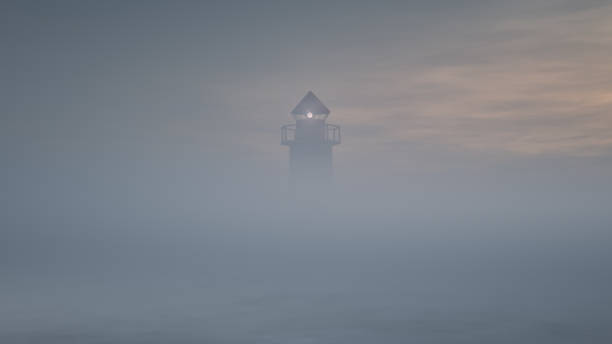
#> input picture fener.jpg, 612 x 344 px
$ jupyter execute GoruntuIslemeHafta4.ipynb
#> lines starting #> are read from the running program, lines starting #| are printed output that depends on the picture
goruntuIslemeHafta4

# Kütüphaneler

[cell 1]
from google.colab import files
from PIL import Image
import matplotlib.pyplot as plt
import numpy as np
import cv2 as cv

# Matrisler

[cell 2]
# Vektörlerle işlemler
A = [[1,3,5,7],[2,4,6,8],[1,2,3,4],[4,5,6,7]]
A

[cell 3]
# Vektörlerle işlemler
value=A[2][1]
value

[cell 4]
# Vektörlerle işlemler
T=np.transpose(A)
T

[cell 5]
#A vektörünün 0. indeksten 2. indekse kadar olan elemanları gösterir:
value = A[0:2]
value

[cell 6]
#A vektörünün 1. indeksten sonuna kadar olan elemanları gösterir:
value=A[1:]
value

[cell 7]
#Vektörün ilk elemanından başlayıp, birer atlayarak sona kadar tüm elemanları göstermesi:
value=A[0::2]
value

[cell 8]
#Vektörün son elemandan başlayıp, ilk elemana kadar birer atlayarak tersten göstermesi:
value=A[::-2]
value

[cell 9]
#tüm elemanların toplamını verir:
s=np.sum(A[ : ])
print('toplam1',s)
s #aralarda yazdırma işlemi yapmak için print kullanınız
a= np.sum (A)
print('toplam2',a)
a

[cell 10]
#her bir sütunun/satırın kendi içerisindeki elemanların toplamını verir:
row_sums = np.sum(A, axis=1) #satırlar kendi arasında toplandı
print(row_sums)
#column_sums = np.sum(A, axis=0) #sütunlar kendi arasında toplandı
#print(column_sums)

#bu şekilde yorum satırı yazılabilir
'''
gbjhfhjf
yorumlar yazılabilir
hsdkjhj
'''

# Görüntülerle  ilgili işlemler

[cell 11]
# Dosya seç ve yükle
uploaded = files.upload()
#> the answer given: fener.jpg

[cell 12]
# Yüklenen dosyayı/resmi açma
for file_name in uploaded.keys():
   img = Image.open("fener.jpg")
#> img is the input picture: PIL image 612x344 RGB; mean R, G, B 121.9, 127.9, 136.7
#   img = Image.open("radyolojik.png")
#   img = Image.open("cocuk.jpg")

[cell 13]
#görüntünün boyutu
img.size
#> Out = (612, 344)

[cell 14]
# Görüntüyü ekranda görüntüleme
plt.imshow(img)
plt.axis('on')  # Eksenleri aç/kapat
plt.show()

[cell 15]
#siyah-beyaz bir görüntü okunur.

image = cv.imread('fener.jpg', cv.IMREAD_GRAYSCALE)
#> image: shape (344, 612); min 91, max 220, mean 127.1
#image = cv.imread('radyolojik.png', cv.IMREAD_GRAYSCALE)
#image = cv.imread('cocuk.jpg', cv.IMREAD_GRAYSCALE)

[cell 16]
# Orijinal görüntünün histogramını çiz
#Sol tarafta: Orijinal siyah-beyaz görüntü.
#Sağ tarafta: O görüntüdeki her gri tonun dağılımını gösteren histogram (piksel parlaklık değerlerinin grafiği).

plt.figure(figsize=(12, 6))
plt.subplot(1, 2, 1)
plt.title("Orijinal Görüntü")
plt.imshow(image, cmap='gray')
#plt.imshow(image, cmap='gray', vmin=0, vmax=255)
#Görüntüdeki piksel değerleri 0 ile 255 arasında gösterilecek, 0 (siyah) ve 255 (beyaz) olacak şekilde tonlanacak.
plt.axis('on')  # Eksenleri aç-on / gizle-off
#default on olarak kullanılıyor
'''
Çizilecek figürün genişliği 12inç, yüksekliği 6inç olacak.
  Görüntülerin ve histogramların daha net görünmesini sağlar.
1 satır ve 2 sütundan oluşan bir grafik düzeni oluşturur ve şu an birinci sütuna odaklanır.
  İlk parametre 1 satır, ikincisi 2 sütun, üçüncüsü ise hangi sütuna yerleşeceğini belirler (burada 1. sütun).
Grafiğin başlığını "Orijinal Görüntü" olarak ayarlar.
Siyah-beyaz (grayscale) modunda görüntüyü çizer.
  imshow fonksiyonu görüntüyü çizerken, cmap='gray' ile gri tonlamalı bir renk haritası kullanıldığını belirtir.

Eğer vmin ve vmax parametreleri belirtilmezse, Matplotlib görüntüdeki minimum ve maksimum piksel değerlerine göre
  bu aralığı otomatik olarak belirler.
Ancak gri tonlamalı bir görüntüde piksel değerlerinin tam olarak 0 (siyah) ve 255 (beyaz) arasında olmasını
  sağlamak için bu parametreler kullanılır.
Bu, kontrastın doğru şekilde gösterilmesini sağlar.
'''

plt.subplot(1, 2, 2)
plt.title("Orijinal Histogram")
plt.hist(image.ravel(), 256, [0, 256])
plt.xlabel('Piksel Değerleri')
plt.ylabel('Frekans')
plt.show()
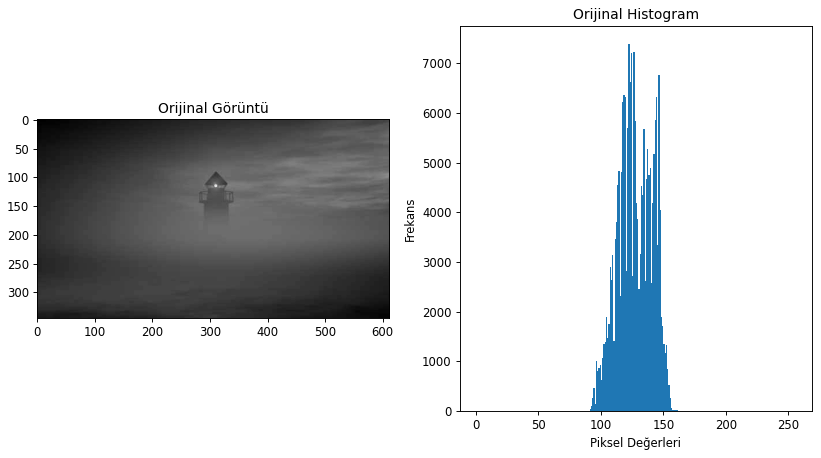
#> figure drawn by matplotlib, 2 panels; panel 2: tallest bar 7385 high, from x = 122 to 123
'''
Yine aynı düzen içinde 1 satır ve 2 sütundan oluşan grafiklerin 2. sütununa geçiş yapar.
ikinci grafiğin başlığını "Orijinal Histogram" olarak ayarlar.
Bu fonksiyon, görüntüdeki gri ton değerlerinin histogramını çizer.
  Histogram, bir görüntüdeki farklı gri tonlarının (0-255 arası) kaç defa geçtiğini gösterir.
  image.ravel(): Bu fonksiyon, çok boyutlu görüntü verisini tek boyutlu bir vektöre dönüştürür.
  Yani görüntünün tüm piksel değerlerini tek bir liste halinde toplar.
  256: Histogramdaki aralık sayısını belirtir, yani her bir gri ton değeri için bir aralık
  (0-255 arasındaki değerler).
  [0, 256]: Histogramın piksel değer aralığını belirtir (0 ile 256 arasında, yani 256 dahil değil).
Son olarak, bu satır her iki grafiği (orijinal görüntü ve histogram) ekrana çizer.
  Bu, yan yana yerleştirilmiş bir görüntü ve histogramı görmemizi sağlar.
'''

[cell 17]
# Orijinal görüntünün histogramını farklı yöntemle çiz  -- BAR SAYISI 256
#from matplotlib import pyplot as plt
img=cv.imread("fener.jpg")
#> img: shape (344, 612, 3)
hist = cv.calcHist(img,[0],None,[256],[0,255])
#> hist = 256 values, max 137 at index 124, min 0 at index 0, mean 7.17
plt.plot(hist)
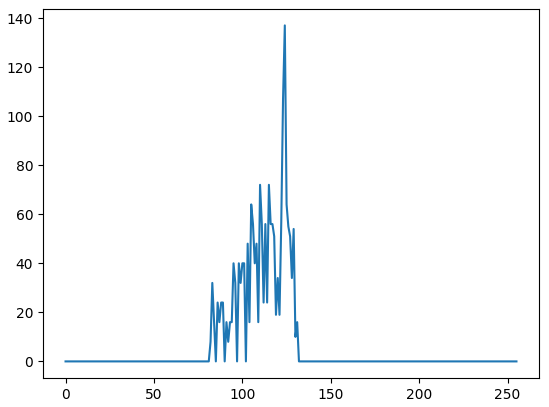
#> figure drawn by matplotlib, 1 panel; curve peaks at x = 124, y = 137

[cell 18]
#İki histogram çizim yöntemi arasındaki farklar:
'''
plt.hist(image.ravel(), 256, [0, 256]): Bu kod, histogramı hem hesaplar hem de çizer.
image.ravel() ifadesi, görüntüyü tek boyutlu bir diziye dönüştürerek her pikselin sayısını hesaplar.
görüntü verilerini kullanarak histogramı hem hesaplar hem de çizer.

hist = cv.calcHist([image], [0], None, [256], [0, 255]): Bu kod, OpenCV ile histogramı hesaplar ve
ardından Matplotlib ile çizim işlemi yapılır.
daha optimize bir fonksiyondur ve sadece histogramı hesaplar, görselleştirme işlemini kendimiz yaparız.

Büyük ve karmaşık görüntülerle çalışırken cv.calcHist() performans açısından daha uygundur,
ancak basit bir görselleştirme için plt.hist() daha hızlı ve kullanışlıdır.
'''

[cell 19]
# Orijinal görüntünün histogramını farklı yöntemle çiz -- BAR SAYISI 10
from matplotlib import pyplot as plt
img=cv.imread("fener.jpg")
hist = cv.calcHist(img,[0],None,[10],[0,255])
#> hist = [0, 0, 0, 424, 1298, 114, 0, 0, 0, 0]
plt.plot(hist)
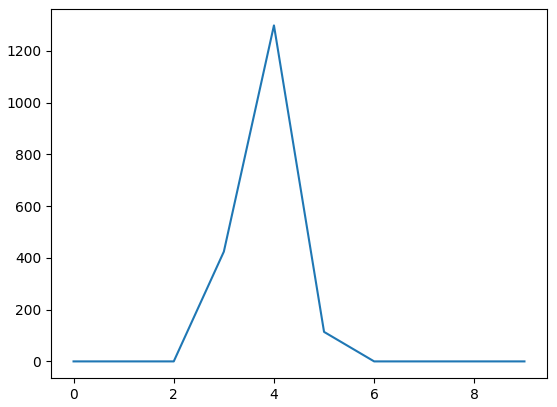
#> figure drawn by matplotlib, 1 panel; curve peaks at x = 4, y = 1298

[cell 20]
# Histogram denkleştirme işlemi
equalized_image = cv.equalizeHist(image)
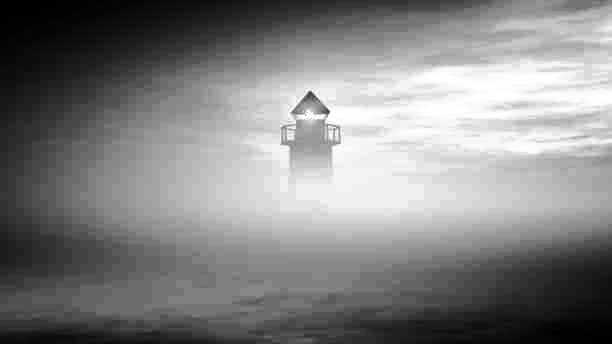
#> equalized_image: shape (344, 612); min 0, max 255, mean 130.3
'''
cv.equalizeHist() fonksiyonu, OpenCV kütüphanesi tarafından sağlanan bir fonksiyondur
ve gri tonlamalı (siyah-beyaz) görüntülere histogram denkleştirme uygular.
Bu işlem, görüntüdeki kontrastı otomatik olarak artırır ve daha dengeli bir piksel yoğunluğu sağlar.
'''

[cell 21]
# Histogram denkleştirme sonrası görüntüyü çiz
plt.figure(figsize=(12, 6))
plt.subplot(2, 2, 3)
plt.title("Denkleştirilmiş Görüntü")
plt.imshow(equalized_image, cmap='gray')
plt.axis('on')  # Eksenleri aç/gizle

plt.subplot(2, 2, 4)
plt.title("Denkleştirilmiş Histogram")
plt.hist(equalized_image.ravel(), 256, [0, 256])
plt.xlabel('Piksel Değerleri')
plt.ylabel('Frekans')
plt.show()
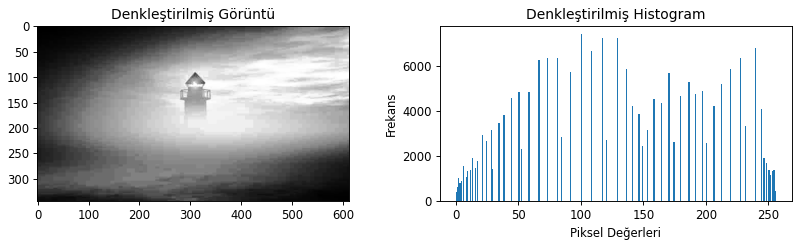
#> figure drawn by matplotlib, 2 panels; panel 2: tallest bar 7385 high, from x = 100 to 101

[cell 22]
plt.tight_layout()  # Grafiklerin sıkışmasını önler
plt.show()

[cell 23]
# Orijinal ve denkleştirilmiş görüntüleri kaydet
cv.imwrite('orijinal_goruntu.jpg', image)
cv.imwrite('denklestirilmis_goruntu.jpg', equalized_image)
#> Out = True

[cell 24]
# CDF (Kümülatif Dağılım Fonksiyonu) hesaplama ve gösterme
def plot_cdf(img, title):
    #Histogram Hesaplama: np.histogram() ile görüntüdeki piksel değerlerinin dağılımı hesaplanır.
    #img.flatten() ile görüntü 1D (tek boyutlu) vektöre dönüştürülür.
#> called with title = 'Orijinal Görüntü CDF'
    hist, bins = np.histogram(img.flatten(), 256, [0,256])
#> hist = 256 values, max 7385 at index 122, min 0 at index 0, mean 822.4; bins = 257 values from 0 to 256
    #Kümülatif Dağılım (CDF): hist.cumsum() ile histogramdaki değerlerin kümülatif toplamı alınır.
    #Bu, CDF'yi oluşturur.
    cdf = hist.cumsum()
#> cdf = 256 values from 0 to 210528
    #CDF'nin Normalize Edilmesi: CDF, histogramın maksimum değerine göre normalize edilir.
    #Bu, CDF'nin histogramla aynı ölçekte gösterilebilmesini sağlar.
    cdf_normalized = cdf * hist.max() / cdf.max()
#> cdf_normalized = 256 values from 0 to 7385

    plt.plot(cdf_normalized, color = 'b')  #CDF'yi mavi renkte çizer.
    #histogramı kırmızı renkte yarı saydam olarak çizer.
    #alpha=0.5: Histogramın saydamlık seviyesi, CDF'nin histogramın üzerinde görünmesini sağlar.
    plt.hist(img.flatten(), 256, [0,256], color = 'r', alpha=0.5)
    plt.xlim([0, 256])  #X eksenini 0-256 piksel değer aralığında sınırlar.
    plt.legend(('CDF', 'Histogram'), loc = 'upper left')  #Grafiğin sol üst köşesine, CDF ve Histogram için bir açıklama ekler.
    plt.title(title)  #Grafiğin başlığını dinamik olarak ayarlamak için kullanılır (örneğin "Orijinal Görüntü CDF").
    plt.show()
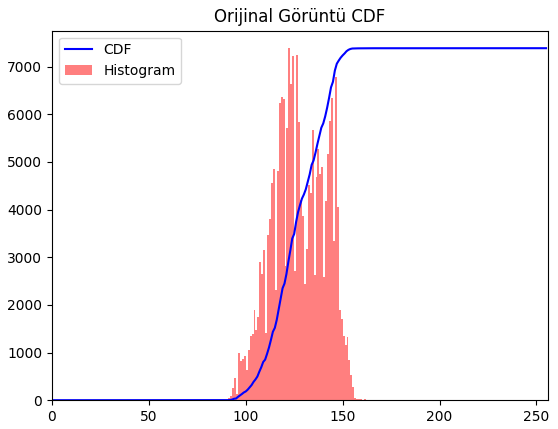
#> figure drawn by matplotlib, 1 panel; tallest bar 7385 high, from x = 122 to 123; curve peaks at x = 220, y = 7385

[cell 25]
# Orijinal görüntü için CDF
plot_cdf(image, "Orijinal Görüntü CDF")
#Orijinal Görüntü CDF: Genellikle dar bir aralıkta yoğunlaşmış olabilir,
#çünkü orijinal görüntüde kontrast eksikliği varsa piksel değerleri sınırlı bir aralığa yığılmıştır.

[cell 26]
# Denkleştirilmiş görüntü için CDF
plot_cdf(equalized_image, "Denkleştirilmiş Görüntü CDF")
#> call 2 of plot_cdf, with title = 'Denkleştirilmiş Görüntü CDF'
#> in plot_cdf (call 2), `hist, bins = np.histogram(img.flatten(), 256, [0,256])`: hist = 256 values, max 7385 at index 100, min 0 at index 5, mean 822.4
#> in plot_cdf (call 2), `cdf = hist.cumsum()`: cdf = 256 values from 400 to 210528
#> in plot_cdf (call 2), `cdf_normalized = cdf * hist.max() / cdf.max()`: cdf_normalized = 256 values from 14.03 to 7385
#> in plot_cdf (call 2), `plt.show()`:
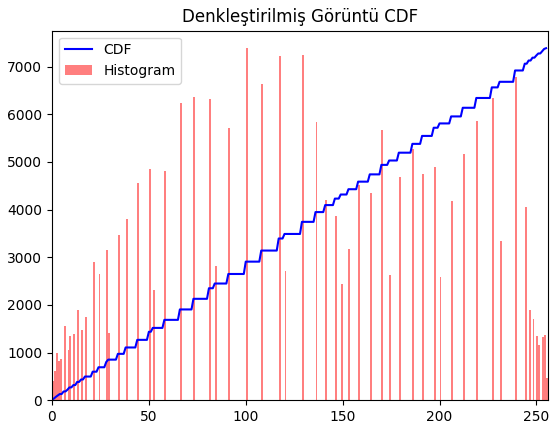
#> figure drawn by matplotlib, 1 panel; tallest bar 7385 high, from x = 100 to 101; curve peaks at x = 255, y = 7385
#Denkleştirilmiş Görüntü CDF: Histogram denkleştirme işlemi, CDF'yi daha düzgün bir şekilde yayar,
#böylece görüntüdeki kontrast daha geniş bir aralığa yayılmış olur.

[cell 27]
# CLAHE nesnesi oluşturuyoruz
clahe = cv.createCLAHE(clipLimit=2.0, tileGridSize=(8,8))
image_AHE = clahe.apply(image)
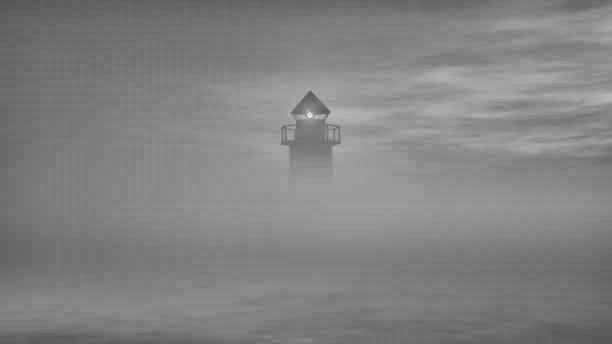
#> image_AHE: shape (344, 612); min 85, max 230, mean 130

# İmgeleri yan yana görüntüleyelim

# Görüntüleri yan yana birleştir
son = np.hstack((image, image_AHE))
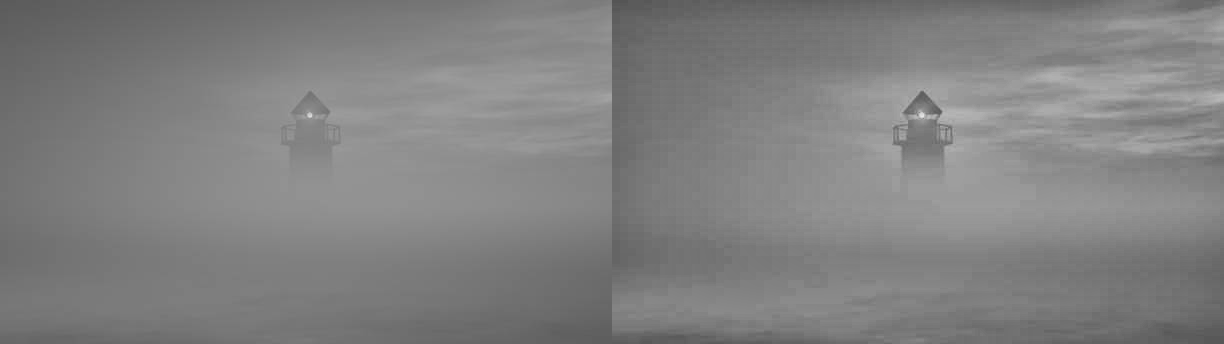
#> son: shape (344, 1224); min 85, max 230, mean 128.5

# Görüntüleri Matplotlib ile göster
plt.figure(figsize=(10, 5))
plt.subplot(1, 2, 1)
plt.title('Orijinal Görüntü')
plt.imshow(image, cmap='gray', vmin=0, vmax=255)
plt.axis('off')  # Eksenleri kapat

plt.subplot(1, 2, 2)
plt.title('CLAHE Uygulaması')
plt.imshow(image_AHE, cmap='gray', vmin=0, vmax=255)
plt.axis('off')  # Eksenleri kapat

plt.tight_layout()
plt.show()

$ run again, with radyolojik.png saved as fener.jpg
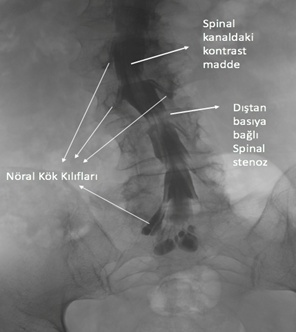
#> input picture radyolojik.png, 296 x 332 px
#> img is the input picture: PIL image 296x332 RGB; mean R, G, B 118.1, 118.2, 118.1
#> img: shape (332, 296, 3)
#> `hist = cv.calcHist(img,[0],None,[256],[0,255])`: hist = 256 values, max 31 at index 79, min 0 at index 0, mean 3.47
#> `hist = cv.calcHist(img,[0],None,[10],[0,255])`: hist = [0, 42, 191, 346, 309, 0, 0, 0, 0, 0]
#> `cv.imwrite('denklestirilmis_goruntu.jpg', equalized_image)`: Out = True
#> in plot_cdf, `hist, bins = np.histogram(img.flatten(), 256, [0,256])`: hist = 256 values, max 1989 at index 116, min 0 at index 0, mean 383.9; bins = 257 values from 0 to 256
#> cdf = 256 values from 0 to 98272
#> cdf_normalized = 256 values from 0 to 1989
#> in plot_cdf, `plt.show()`:
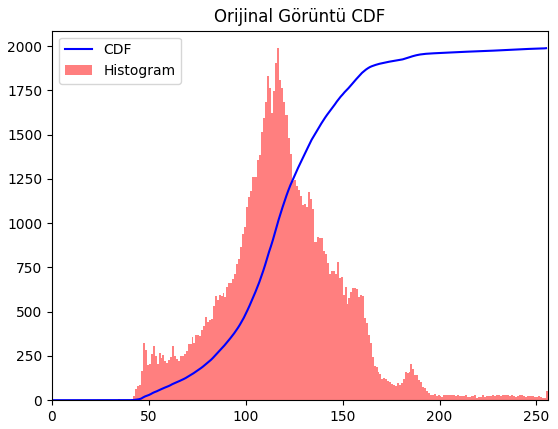
#> figure drawn by matplotlib, 1 panel; tallest bar 1989 high, from x = 116 to 117; curve peaks at x = 255, y = 1989
#> `son = np.hstack((image, image_AHE))`:
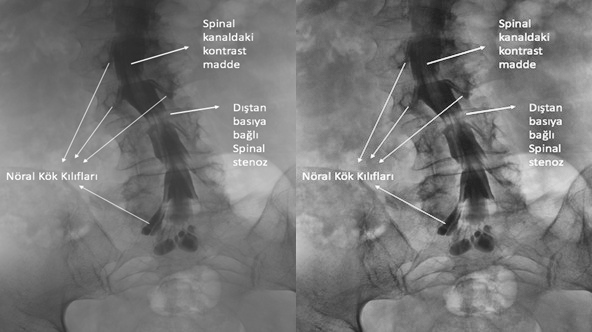
#> son: shape (332, 592); min 21, max 255, mean 120.1
